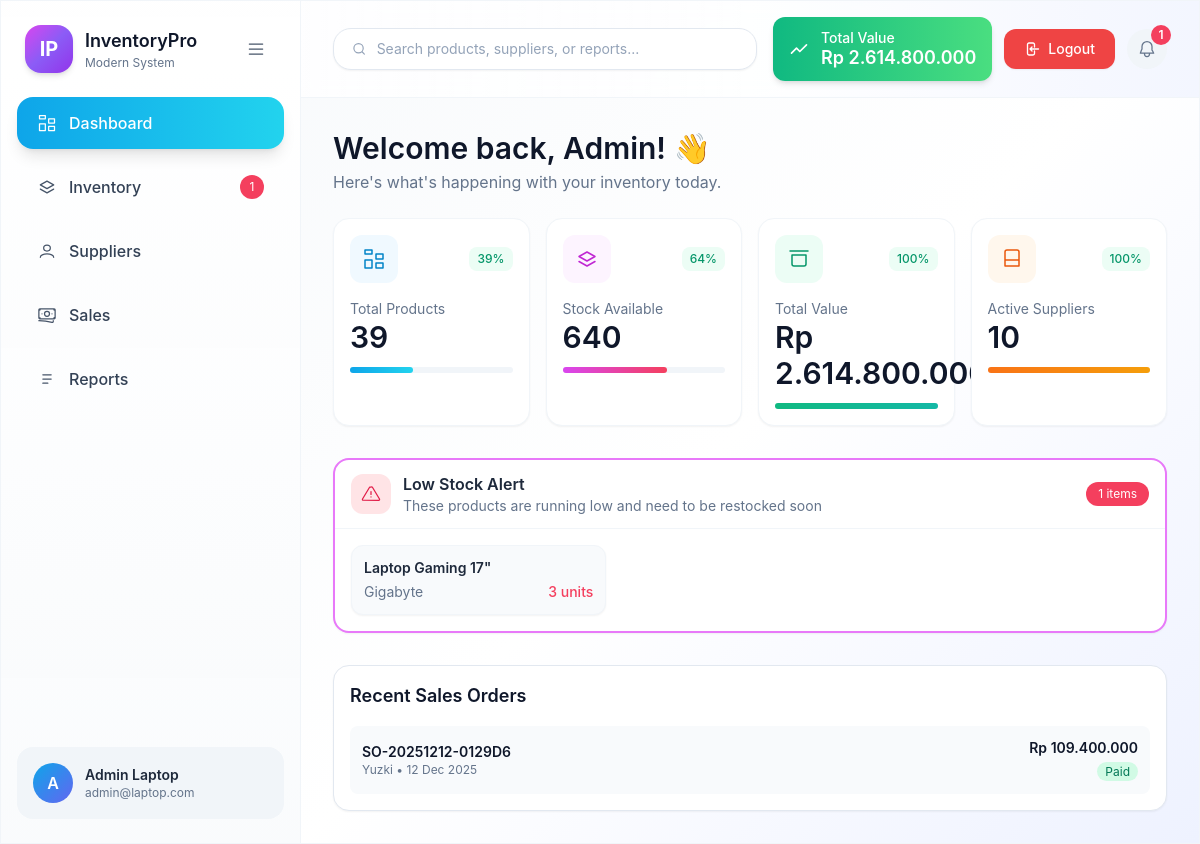
Screenshot of /index.php (signed in) with the database file from the repository.
### tables this page shows
CREATE TABLE `products` (
  `id` int(10) UNSIGNED NOT NULL,
  `category_id` int(10) UNSIGNED DEFAULT NULL,
  `supplier_id` int(10) UNSIGNED DEFAULT NULL,
  `sku` varchar(50) NOT NULL,
  `name` varchar(150) NOT NULL,
  `brand` varchar(80) DEFAULT NULL,
  `model` varchar(150) DEFAULT NULL,
  `processor` varchar(150) DEFAULT NULL,
  `ram` varchar(50) DEFAULT NULL,
  `storage` varchar(100) DEFAULT NULL,
  `description` text DEFAULT NULL,
  `price` decimal(12,2) DEFAULT 0.00,
  `stock` int(11) DEFAULT 0,
  `status` enum('active','archived') DEFAULT 'active',
  `created_at` timestamp NOT NULL DEFAULT current_timestamp()
);

CREATE TABLE `sales_orders` (
  `id` int(10) UNSIGNED NOT NULL,
  `code` varchar(30) NOT NULL,
  `customer_name` varchar(150) DEFAULT NULL,
  `order_date` date NOT NULL,
  `status` enum('pending','paid','shipped','cancelled') DEFAULT 'paid',
  `created_at` timestamp NOT NULL DEFAULT current_timestamp()
);

### partials/content-dashboard.php (the view, shortened to what this page needs)
<?php
$pdo = getPdo();
$totalProducts = (int)$pdo->query('SELECT COUNT(*) FROM products')->fetchColumn();
$totalStock = (int)$pdo->query('SELECT COALESCE(SUM(stock), 0) FROM products')->fetchColumn();
$totalValue = (float)$pdo->query('SELECT COALESCE(SUM(price * stock), 0) FROM products')->fetchColumn();
$activeSuppliers = (int)$pdo->query('SELECT COUNT(*) FROM suppliers WHERE status = "active"')->fetchColumn();
$totalSuppliers = (int)$pdo->query('SELECT COUNT(*) FROM suppliers')->fetchColumn();
$productsTarget = 100;
$productsPercentage = $totalProducts > 0 ? min(100, round(($totalProducts / $productsTarget) * 100)) : 0;
$stockTarget = 1000;
$stockPercentage = $totalStock > 0 ? min(100, round(($totalStock / $stockTarget) * 100)) : 0;
$valueTarget = 1000000000;
$valuePercentage = $totalValue > 0 ? min(100, round(($totalValue / $valueTarget) * 100)) : 0;
$suppliersPercentage = $totalSuppliers > 0 ? round(($activeSuppliers / $totalSuppliers) * 100) : 0;
$lowStockProducts = $pdo->query('
    SELECT name, brand, stock
    FROM products
    WHERE stock <= 3
    ORDER BY stock ASC
    LIMIT 8
')->fetchAll();
$lowStockCount = count($lowStockProducts);
$recentSales = $pdo->query('
    SELECT so.*, COUNT(soi.id) AS item_count, COALESCE(SUM(soi.qty * soi.price), 0) AS total_amount
    FROM sales_orders so
    LEFT JOIN sales_order_items soi ON so.id = soi.sales_order_id
    GROUP BY so.id
    ORDER BY so.created_at DESC
    LIMIT 5
')->fetchAll();
?>
<section class="flex-1">
  <div class="mt-8">
    <h1 class="text-3xl font-semibold text-slate-900">Welcome back, Admin! 👋</h1>
    <p class="text-slate-500 mt-1">Here's what's happening with your inventory today.</p>
  </div>
  <div class="grid mt-6 gap-4 sm:grid-cols-2 lg:grid-cols-4">
    <div class="rounded-2xl bg-white shadow-sm border border-slate-100 p-4">
      <div class="flex items-center justify-between">
        <div class="h-12 w-12 rounded-xl bg-sky-50 text-sky-600 flex items-center justify-center">
          <svg xmlns="http://www.w3.org/2000/svg" class="h-6 w-6" fill="none" viewBox="0 0 24 24" stroke="currentColor">
            <path stroke-linecap="round" stroke-linejoin="round" stroke-width="1.5" d="M3 7h7V3H3v4Zm0 14h7v-8H3v8Zm11 0h7v-5h-7v5Zm0-14v5h7V7h-7Z" />
          </svg>
        </div>
        <span class="px-2 py-1 rounded-lg bg-emerald-50 text-emerald-600 text-xs font-medium"><?php echo $productsPercentage; ?>%</span>
      </div>
      <p class="mt-4 text-slate-500 text-sm">Total Products</p>
      <p class="text-3xl font-semibold text-slate-900"><?php echo $totalProducts; ?></p>
      <div class="mt-3 h-1.5 w-full rounded-full bg-slate-100">
        <div class="h-full rounded-full bg-gradient-to-r from-sky-500 to-cyan-400" style="width: <?php echo min(100, $productsPercentage); ?>%"></div>
      </div>
    </div>
    <div class="rounded-2xl bg-white shadow-sm border border-slate-100 p-4">
      <div class="flex items-center justify-between">
        <div class="h-12 w-12 rounded-xl bg-fuchsia-50 text-fuchsia-600 flex items-center justify-center">
          <svg xmlns="http://www.w3.org/2000/svg" class="h-6 w-6" fill="none" viewBox="0 0 24 24" stroke="currentColor">
            <path stroke-linecap="round" stroke-linejoin="round" stroke-width="1.5" d="M4 9.5 12 5l8 4.5-8 4.5-8-4.5Zm0 5L12 19l8-4.5" />
          </svg>
        </div>
        <span class="px-2 py-1 rounded-lg bg-emerald-50 text-emerald-600 text-xs font-medium"><?php echo $stockPercentage; ?>%</span>
      </div>
      <p class="mt-4 text-slate-500 text-sm">Stock Available</p>
      <p class="text-3xl font-semibold text-slate-900"><?php echo number_format($totalStock, 0, ',', '.'); ?></p>
      <div class="mt-3 h-1.5 w-full rounded-full bg-slate-100">
        <div class="h-full rounded-full bg-gradient-to-r from-fuchsia-500 to-rose-500" style="width: <?php echo min(100, $stockPercentage); ?>%"></div>
      </div>
    </div>
    <div class="rounded-2xl bg-white shadow-sm border border-slate-100 p-4">
      <div class="flex items-center justify-between">
        <div class="h-12 w-12 rounded-xl bg-emerald-50 text-emerald-600 flex items-center justify-center">
          <svg xmlns="http://www.w3.org/2000/svg" class="h-6 w-6" fill="none" viewBox="0 0 24 24" stroke="currentColor">
            <path stroke-linecap="round" stroke-linejoin="round" stroke-width="1.5" d="M3 4h18M5 8h14v9a2 2 0 0 1-2 2H7a2 2 0 0 1-2-2V8Z" />
          </svg>
        </div>
        <span class="px-2 py-1 rounded-lg bg-emerald-50 text-emerald-600 text-xs font-medium"><?php echo $valuePercentage; ?>%</span>
      </div>
      <p class="mt-4 text-slate-500 text-sm">Total Value</p>
      <p class="text-3xl font-semibold text-slate-900">
        <?php echo 'Rp ' . number_format($totalValue, 0, ',', '.'); ?>
      </p>
      <div class="mt-3 h-1.5 w-full rounded-full bg-slate-100">
        <div class="h-full rounded-full bg-gradient-to-r from-emerald-500 to-teal-500" style="width: <?php echo min(100, $valuePercentage); ?>%"></div>
      </div>
    </div>
    <div class="rounded-2xl bg-white shadow-sm border border-slate-100 p-4">
      <div class="flex items-center justify-between">
        <div class="h-12 w-12 rounded-xl bg-orange-50 text-orange-600 flex items-center justify-center">
          <svg xmlns="http://www.w3.org/2000/svg" class="h-6 w-6" fill="none" viewBox="0 0 24 24" stroke="currentColor">
            <path stroke-linecap="round" stroke-linejoin="round" stroke-width="1.5" d="M19 13V5a2 2 0 0 0-2-2H7a2 2 0 0 0-2 2v8m14 0v6H5v-6m14 0H5" />
          </svg>
        </div>
        <span class="px-2 py-1 rounded-lg bg-emerald-50 text-emerald-600 text-xs font-medium"><?php echo $suppliersPercentage; ?>%</span>
      </div>
      <p class="mt-4 text-slate-500 text-sm">Active Suppliers</p>
      <p class="text-3xl font-semibold text-slate-900"><?php echo $activeSuppliers; ?></p>
      <div class="mt-3 h-1.5 w-full rounded-full bg-slate-100">
        <div class="h-full rounded-full bg-gradient-to-r from-orange-500 to-amber-500" style="width: <?php echo min(100, $suppliersPercentage); ?>%"></div>
      </div>
    </div>
  </div>
  <?php if ($lowStockCount > 0): ?>
    <div class="mt-8 rounded-2xl border-2 border-fuchsia-400 bg-white shadow-sm">
      <div class="flex items-center justify-between px-4 py-3 border-b border-slate-100">
        <div class="flex items-center gap-3">
          <div class="h-10 w-10 rounded-xl bg-rose-100 text-rose-600 flex items-center justify-center">
            <svg xmlns="http://www.w3.org/2000/svg" class="h-5 w-5" fill="none" viewBox="0 0 24 24" stroke="currentColor">
              <path stroke-linecap="round" stroke-linejoin="round" stroke-width="1.5" d="M12 9v3.5m0 3h.01M10.29 3.86 1.82 18a1 1 0 0 0 .86 1.5h18.64a1 1 0 0 0 .86-1.5L13.71 3.86a1 1 0 0 0-1.72 0Z" />
            </svg>
          </div>
          <div>
            <p class="text-base font-semibold text-slate-800">Low Stock Alert</p>
            <p class="text-sm text-slate-500">These products are running low and need to be restocked soon</p>
          </div>
        </div>
        <span class="rounded-full bg-rose-500 text-white text-xs px-3 py-1"><?php echo $lowStockCount; ?> items</span>
      </div>
      <div class="grid gap-4 p-4 sm:grid-cols-2 lg:grid-cols-3">
        <?php foreach ($lowStockProducts as $product): ?>
          <div class="rounded-xl bg-slate-50 p-3 shadow-sm border border-slate-100">
            <p class="text-sm font-semibold text-slate-800"><?php echo htmlspecialchars($product['name']); ?></p>
            <div class="flex items-center justify-between text-sm text-slate-500 mt-1">
              <span><?php echo htmlspecialchars($product['brand'] ?: '-'); ?></span>
              <span class="text-rose-500 font-medium"><?php echo (int)$product['stock']; ?> units</span>
            </div>
          </div>
        <?php endforeach; ?>
      </div>
    </div>
  <?php endif; ?>
  <?php if (count($recentSales) > 0): ?>
    <div class="mt-8 rounded-2xl border border-slate-200 bg-white shadow-sm p-4">
      <h2 class="text-lg font-semibold text-slate-900 mb-4">Recent Sales Orders</h2>
      <div class="space-y-2">
        <?php foreach ($recentSales as $sale): ?>
          <div class="flex items-center justify-between p-3 bg-slate-50 rounded-lg">
            <div>
              <p class="text-sm font-semibold text-slate-900"><?php echo htmlspecialchars($sale['code']); ?></p>
              <p class="text-xs text-slate-500"><?php echo htmlspecialchars($sale['customer_name']); ?> • <?php echo date('d M Y', strtotime($sale['order_date'])); ?></p>
            </div>
            <div class="text-right">
              <p class="text-sm font-semibold text-slate-900">Rp <?php echo number_format((float)$sale['total_amount'], 0, ',', '.'); ?></p>
              <span class="text-xs px-2 py-0.5 rounded-full <?php
                echo $sale['status'] === 'paid' ? 'bg-emerald-100 text-emerald-700' :
                ($sale['status'] === 'shipped' ? 'bg-blue-100 text-blue-700' :
                ($sale['status'] === 'cancelled' ? 'bg-rose-100 text-rose-700' : 'bg-yellow-100 text-yellow-700'));
              ?>"><?php echo ucfirst($sale['status']); ?></span>
            </div>
          </div>
        <?php endforeach; ?>
      </div>
    </div>
  <?php endif; ?>
</section>

### index.php (style rules this page uses)
body { background: radial-gradient(circle at 15% 20%, #eef2ff 0, transparent 25%), radial-gradient(circle at 85% 10%, #e0f2fe 0, transparent 22%), radial-gradient(circle at 80% 80%, #ffe4f3 0, transparent 20%), #f1f5f9; font-family: "Inter", system-ui, -apple-system, sans-serif; }

### rows the page displays
products: name "Laptop Gaming 17\"", brand "Gigabyte", stock "3"
sales_orders: code "SO-20251212-0129D6", customer_name "Yuzki", order_date "12 Dec 2025", total_amount "109.400.000", status "Paid"

### other values shown
$item['label'] "Dashboard"
$item['label'] "Inventory"
$item['badge'] "1"
$item['label'] "Suppliers"
$item['label'] "Sales"
$item['label'] "Reports"
substr($_SESSION['user_name'], 0, 1) "A"
$_SESSION['user_name'] "Admin Laptop"
$_SESSION['user_email'] "admin@laptop.com"
$totalValue "2.614.800.000"
$totalNotifications "1"
$productsPercentage "39"
$totalProducts "39"
$stockPercentage "64"
$totalStock "640"
